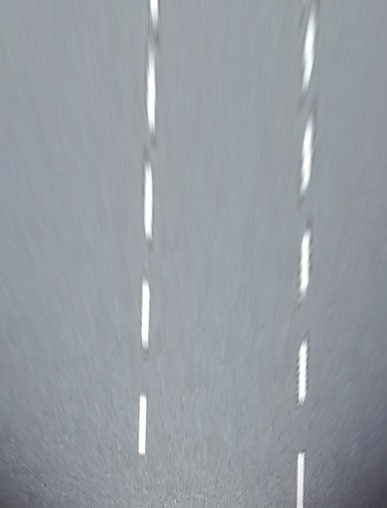
//> input picture imagem2.jpeg, 387 x 508 px, given in place of the camera
$ ./finallkaversion   (built with g++ and OpenCV 4)
//> lines starting //> are read from the running program, lines starting //| are printed output that depends on the picture; after the words box and inside, x2 and y2 are one past the last pixel; in counts of white or black regions, pixels touching at a corner belong together
// Converted C++ version of show_lka_version.py with full visual overlay
#include <opencv2/opencv.hpp>
#include <iostream>
#include <vector>
#include <cmath>
#include <chrono>
#include <thread>
#include <linux/can.h>
#include <linux/can/raw.h>
#include <net/if.h>
#include <sys/ioctl.h>
#include <sys/socket.h>
#include <unistd.h>

using namespace std;
using namespace cv;

const int IMG_W = 1280, IMG_H = 720;
const int IMG_Ws = 640, IMG_Hs = 480;
const int SCR_W = 800, SCR_H = 600;
const double YM_PER_PIX = 2.40 / 480.0;
const double XM_PER_PIX = 1.00 / 90.0;

float map_in_range(float x, float in_min, float in_max, float out_min, float out_max) {
    return (x - in_min) * (out_max - out_min) / (in_max - in_min) + out_min;
}

int calcular_angulo_do_volante(float distancia_em_metros) {
    return static_cast<int>(map_in_range(distancia_em_metros, -1, 1, 50, 0));
}

void send_can_message(int direcao) {
    struct sockaddr_can addr;
    struct ifreq ifr;
    struct can_frame frame;
    int s = socket(PF_CAN, SOCK_RAW, CAN_RAW);
    if (s < 0) return;
    strcpy(ifr.ifr_name, "can0");
    ioctl(s, SIOCGIFINDEX, &ifr);
    addr.can_family = AF_CAN;
    addr.can_ifindex = ifr.ifr_ifindex;
    bind(s, (struct sockaddr *)&addr, sizeof(addr));
    frame.can_id = 0x101;
    frame.can_dlc = 8;
    memset(frame.data, 0, 8);
    frame.data[6] = (50 - direcao) & 0xFF;
    write(s, &frame, sizeof(struct can_frame));
    close(s);
}

Mat warp(const Mat& img, Mat& M_inv) {
    Point2f src[] = {{0, IMG_Hs}, {IMG_Ws, IMG_Hs}, {100, 287}, {IMG_W - 100, 287}};
    Point2f dst[] = {{0, IMG_Hs}, {IMG_Ws, IMG_Hs}, {0, 0}, {IMG_W, 0}};
    Mat M = getPerspectiveTransform(src, dst);
    M_inv = getPerspectiveTransform(dst, src);
    Mat warped;
    warpPerspective(img, warped, M, Size(IMG_Ws, IMG_Hs));
    return warped;
}

Mat binary_thresholder(const Mat& img) {
    Mat hsv;
    cvtColor(img, hsv, COLOR_RGB2HSV);
    Mat roi = hsv(Rect(0, IMG_Hs / 2, hsv.cols, hsv.rows - IMG_Hs / 2));
    vector<Mat> hsv_channels;
    split(roi, hsv_channels);
    Mat v_channel = hsv_channels[2];
    Mat adapt_white_hsv;

    // Calcula a média de brilho para essa imagem
    Scalar MeanGray = mean(v_channel);
    MeanGray[0] = MeanGray[0] * 0.2;
    // Automatizar o tamanho dos blocos
    int v_chmin = std::min(v_channel.rows, v_channel.cols);  // Pega o menor valor das dimensões v_channel
    int bSize = std::max(3, (v_chmin / 16) | 1);         // Garante que o valor maximo de 3 é o calculo da proporção do canal
    // adaptiveThreshold(v_channel, adapt_white_hsv, 255, ADAPTIVE_THRESH_MEAN_C, THRESH_BINARY, bSize, -MeanGray[0]);

    // Ajustar pela média
    adaptiveThreshold(v_channel, adapt_white_hsv, 255, ADAPTIVE_THRESH_MEAN_C, THRESH_BINARY, 161, -MeanGray[0]);

    Mat kernel_erode = getStructuringElement(MORPH_RECT, Size(5, 5));
    erode(adapt_white_hsv, adapt_white_hsv, kernel_erode);
    medianBlur(adapt_white_hsv, adapt_white_hsv, 7);
    Mat kernel_dilate = getStructuringElement(MORPH_RECT, Size(6, 6));
    dilate(adapt_white_hsv, adapt_white_hsv, kernel_dilate);
    return adapt_white_hsv;
}

Mat resize_for_screen(const Mat& img) {
    int h = img.rows, w = img.cols;
    double scale = min(static_cast<double>(SCR_W) / w, static_cast<double>(SCR_H) / h);
    Mat resized;
    resize(img, resized, Size(int(w * scale), int(h * scale)));
    return resized;
}

Vec3d polyfit(const vector<double>& x, const vector<double>& y) {
    int N = x.size();
    double X[5] = {0};
    for (int i = 0; i < N; i++) {
        X[0] += 1;
        X[1] += x[i];
        X[2] += x[i] * x[i];
        X[3] += x[i] * x[i] * x[i];
        X[4] += x[i] * x[i] * x[i] * x[i];
    }
    double Y[3] = {0};
    for (int i = 0; i < N; i++) {
        Y[0] += y[i];
        Y[1] += x[i] * y[i];
        Y[2] += x[i] * x[i] * y[i];
    }
    Mat A = (Mat_<double>(3, 3) << X[0], X[1], X[2], X[1], X[2], X[3], X[2], X[3], X[4]);
    Mat B = (Mat_<double>(3, 1) << Y[0], Y[1], Y[2]);
    Mat coeffs;
    solve(A, B, coeffs, DECOMP_SVD);
    return Vec3d(coeffs.at<double>(2), coeffs.at<double>(1), coeffs.at<double>(0));
}

double evaluate_poly(const Vec3d& coef, double y) {
    return coef[0] * y * y + coef[1] * y + coef[2];
}

Mat draw_lane_overlay(const Mat& base_img, const Mat& binary_warped, const Vec3d& left_fit, const Vec3d& right_fit, const Mat& Minv, double vehicle_position) {
    Mat warp_zero = Mat::zeros(binary_warped.size(), CV_8UC1);
    Mat color_warp;
    cvtColor(warp_zero, color_warp, COLOR_GRAY2BGR);

    vector<Point> left_pts, right_pts;
    for (int y = 0; y < binary_warped.rows; y++) {
        int left_x = evaluate_poly(left_fit, y);
        int right_x = evaluate_poly(right_fit, y);
        left_pts.emplace_back(left_x, y);
        right_pts.emplace_back(right_x, y);
    }

    vector<Point> pts;
    pts.insert(pts.end(), left_pts.begin(), left_pts.end());
    pts.insert(pts.end(), right_pts.rbegin(), right_pts.rend());
    vector<vector<Point>> poly_pts = { pts };
    fillPoly(color_warp, poly_pts, Scalar(0, 255, 0));

    Mat newwarp;
    warpPerspective(color_warp, newwarp, Minv, base_img.size());
    Mat result;
    addWeighted(base_img, 1, newwarp, 0.3, 0, result);

    putText(result, format("Center Offset [m]: %.2f", vehicle_position), Point(40, 150), FONT_HERSHEY_COMPLEX_SMALL, 1.6, Scalar(255, 0, 0), 2);
    return result;
}

using namespace cv;
using namespace std;

void find_lane_pixels_using_histogram(const Mat& binary_warped,
                                      vector<double>& leftx, vector<double>& lefty,
                                      vector<double>& rightx, vector<double>& righty)
{
    int height = binary_warped.rows;
    int width = binary_warped.cols;

    // Sum lower half of image along columns
    Mat lower_half = binary_warped(Range(height / 2, height), Range::all());
    Mat histogram;
    reduce(lower_half, histogram, 0, REDUCE_SUM, CV_32S);  // 1D row, width elements

    int midpoint = width / 2;

    // Find base points
    Point left_max_loc, right_max_loc;
    minMaxLoc(histogram.colRange(0, midpoint), nullptr, nullptr, nullptr, &left_max_loc);
    minMaxLoc(histogram.colRange(midpoint, width), nullptr, nullptr, nullptr, &right_max_loc);
    int leftx_base = left_max_loc.x;
    int rightx_base = right_max_loc.x + midpoint;

    // Hyperparameters
    int nwindows = 7;
    int margin = 100;
    int minpix = 50;
    int window_height = (height / 2) / nwindows;

    // Find all nonzero points
    vector<Point> nonzero;
    findNonZero(binary_warped, nonzero);

    vector<int> nonzerox, nonzeroy;
    for (auto& pt : nonzero) {
        nonzerox.push_back(pt.x);
        nonzeroy.push_back(pt.y);
    }

    int leftx_current = leftx_base;
    int rightx_current = rightx_base;

    vector<int> left_lane_inds, right_lane_inds;

    for (int window = 0; window < nwindows; ++window) {
        int win_y_low = height - (window + 1) * window_height;
        int win_y_high = height - window * window_height;

        int win_xleft_low = leftx_current - margin;
        int win_xleft_high = leftx_current + margin;
        int win_xright_low = rightx_current - margin;
        int win_xright_high = rightx_current + margin;

        vector<int> good_left_inds, good_right_inds;

        for (int i = 0; i < nonzeroy.size(); ++i) {
            if (nonzeroy[i] >= win_y_low && nonzeroy[i] < win_y_high) {
                if (nonzerox[i] >= win_xleft_low && nonzerox[i] < win_xleft_high)
                    good_left_inds.push_back(i);
                if (nonzerox[i] >= win_xright_low && nonzerox[i] < win_xright_high)
                    good_right_inds.push_back(i);
            }
        }

        left_lane_inds.insert(left_lane_inds.end(), good_left_inds.begin(), good_left_inds.end());
        right_lane_inds.insert(right_lane_inds.end(), good_right_inds.begin(), good_right_inds.end());

        if (good_left_inds.size() > minpix) {
            int sum = 0;
            for (int idx : good_left_inds) sum += nonzerox[idx];
            leftx_current = sum / good_left_inds.size();
        }

        if (good_right_inds.size() > minpix) {
            int sum = 0;
            for (int idx : good_right_inds) sum += nonzerox[idx];
            rightx_current = sum / good_right_inds.size();
        }
    }

    for (int idx : left_lane_inds) {
        leftx.push_back(nonzerox[idx]);
        lefty.push_back(nonzeroy[idx]);
    }

    for (int idx : right_lane_inds) {
        rightx.push_back(nonzerox[idx]);
        righty.push_back(nonzeroy[idx]);
    }
}

int main() {
	VideoCapture cap(0);
    if (!cap.isOpened()) {
        cerr << "Camera not found" << endl;
        return -1;
    }


    Mat top_padding = Mat::zeros(IMG_Hs / 2, IMG_Ws, CV_8UC1);

    while (true) {
        auto start = chrono::high_resolution_clock::now();
        Mat full_frame;
		cap >> full_frame;
//> full_frame is the input picture: 508 rows x 387 cols, CV_8UC3; mean B, G, R 161.8, 155.5, 149.9

		if (full_frame.empty()) {
			cerr << "Empty frame!" << endl;
			return -1;
		}

		static int width = full_frame.cols;
//> width = 387
		static int height = full_frame.rows;
//> height = 508

		// Split image in half (axis=1 in Python)
		Rect left_roi(0, 0, width / 2, height);
//> left_roi = Rect(0, 0, 193, 508)
		Rect right_roi(width / 2, 0, width / 2, height);
//> right_roi = Rect(193, 0, 193, 508)

		Mat frame = full_frame(left_roi);
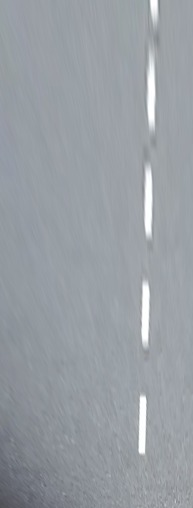
//> frame: 508 rows x 193 cols, CV_8UC3; mean B, G, R 164, 158.2, 152.5
		// Mat right_image = full_frame(right_roi); // if needed
        resize(frame, frame, Size(IMG_Ws, IMG_Hs));
//> frame: 480 rows x 640 cols, CV_8UC3
        if (frame.empty()) continue;
        Mat M_inv;
        Mat warped_frame = warp(frame, M_inv);
//> in warp, `warpPerspective(img, warped, M, Size(IMG_Ws, IMG_Hs));`:
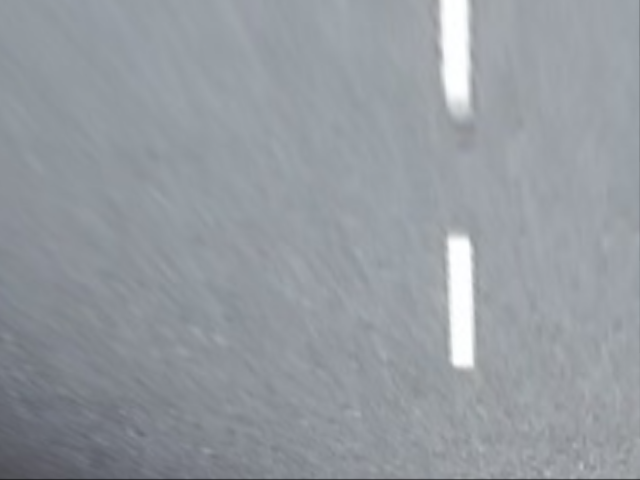
//> warped: 480 rows x 640 cols, CV_8UC3; mean B, G, R 160.6, 154.8, 149.5
//> M_inv = [[0.844, -0.208, 100], [-1.18e-17, 0.246, 287], [-4.11e-20, -0.000326, 1]]
        //imshow("Warped_frame", warped_frame);
        //waitKey(1);
        Mat img_bin = binary_thresholder(warped_frame);
//> in binary_thresholder, `cvtColor(img, hsv, COLOR_RGB2HSV);`: hsv: 480 rows x 640 cols, CV_8UC3; mean H, S, V 14.5, 18.1, 160.6
//> in binary_thresholder, `Mat roi = hsv(Rect(0, IMG_Hs / 2, hsv.cols, hsv.rows - IMG_Hs / 2));`: roi: 240 rows x 640 cols, CV_8UC3; mean H, S, V 13.7, 17.6, 155.2
//> in binary_thresholder, `split(roi, hsv_channels);`:
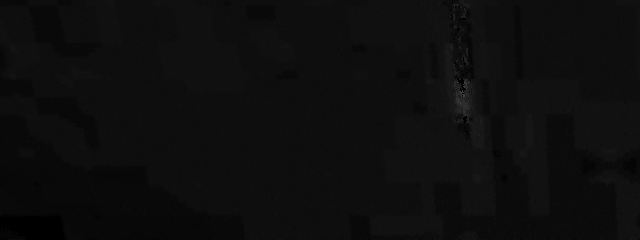
//> hsv_channels[0]: 240 rows x 640 cols, CV_8UC1; min 0, max 60, mean 13.7
//> in binary_thresholder, `split(roi, hsv_channels);`:
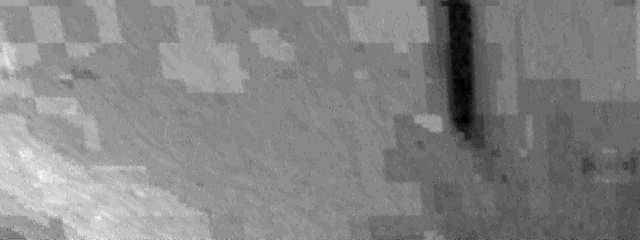
//> hsv_channels[1]: 240 rows x 640 cols, CV_8UC1; min 0, max 34, mean 17.6; drawn with min black and max white
//> in binary_thresholder, `split(roi, hsv_channels);`:
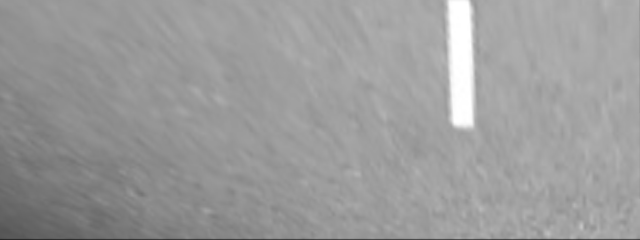
//> hsv_channels[2]: 240 rows x 640 cols, CV_8UC1; min 39, max 255, mean 155.2
//> in binary_thresholder, `Scalar MeanGray = mean(v_channel);`: MeanGray = Scalar(155.2)
//> in binary_thresholder, `MeanGray[0] = MeanGray[0] * 0.2;`: MeanGray = Scalar(31.04)
//> in binary_thresholder, `adaptiveThreshold(v_channel, adapt_white_hsv, 255, ADAPTIVE_THRESH_MEA..`:
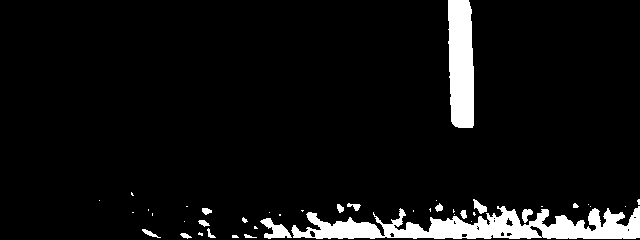
//> adapt_white_hsv: 240 rows x 640 cols, CV_8UC1; 6.7% white; 42 white regions (25 under 20 px), largest, box (x1, y1, x2, y2) and area: (291, 206, 640, 239) 6212, (448, 0, 474, 128) 2987, (260, 218, 292, 239) 326
//> in binary_thresholder, `dilate(adapt_white_hsv, adapt_white_hsv, kernel_dilate);`: adapt_white_hsv: 240 rows x 640 cols, CV_8UC1; 5.6% white; 7 white regions, largest, box (x1, y1, x2, y2) and area: (448, 0, 475, 129) 3124, (542, 208, 640, 240) 1946, (428, 212, 536, 240) 1857
        vconcat(top_padding, img_bin, img_bin);
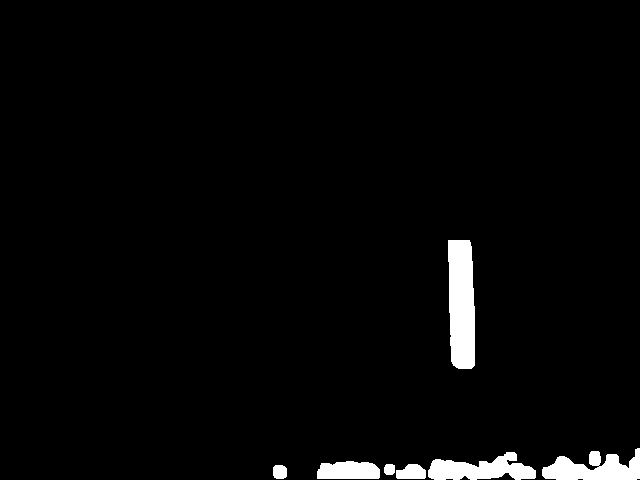
//> img_bin: 480 rows x 640 cols, CV_8UC1; 2.8% white; 7 white regions, largest, box (x1, y1, x2, y2) and area: (448, 240, 475, 369) 3124, (542, 448, 640, 480) 1946, (428, 452, 536, 480) 1857
        //imshow("Binary Image", img_bin);
        //waitKey(1);

        vector<Point> nonzero;
        findNonZero(img_bin, nonzero);
//> nonzero = 8571 Points (x, y), first 12: [448, 240], [449, 240], [450, 240], [451, 240], [452, 240], [453, 240], [454, 240], [455, 240], [456, 240], [457, 240], [458, 240], [459, 240]
        vector<double> leftx, lefty, rightx, righty;
        // [4 lines of commented-out code are left out]
		find_lane_pixels_using_histogram(img_bin, leftx, lefty, rightx, righty);
//> in find_lane_pixels_using_histogram, `reduce(lower_half, histogram, 0, REDUCE_SUM, CV_32S);`: histogram = 640 values, max 37485 at index 458, min 0 at index 0, mean 3415
//> in find_lane_pixels_using_histogram, `minMaxLoc(histogram.colRange(0, midpoint), nullptr, nullptr, nullptr, ..`: left_max_loc = Point(276, 0)
//> in find_lane_pixels_using_histogram, `minMaxLoc(histogram.colRange(midpoint, width), nullptr, nullptr, nullp..`: right_max_loc = Point(138, 0)
//> in find_lane_pixels_using_histogram, `int leftx_base = left_max_loc.x;`: leftx_base = 276
//> in find_lane_pixels_using_histogram, `int rightx_base = right_max_loc.x + midpoint;`: rightx_base = 458
//> the loop in find_lane_pixels_using_histogram, `for (auto& pt : nonzero)` made 8571 passes
//> after the loop in find_lane_pixels_using_histogram, `for (auto& pt : nonzero)`: nonzerox = 8571 values, max 639 at index 3126, min 273 at index 4804, mean 475.6; nonzeroy = 8571 values from 240 to 479
//> in find_lane_pixels_using_histogram, `int leftx_current = leftx_base;`: leftx_current = 276
//> in find_lane_pixels_using_histogram, `int rightx_current = rightx_base;`: rightx_current = 458
//> the loop in find_lane_pixels_using_histogram, `for (int window = 0; window < nwindows; ++window)` made 7 passes
//> (win_xleft_low, win_xleft_high, win_xright_low, win_xright_high, sum, leftx_current, rightx_current) on pass 1: (176, 376, 358, 558, 1332316, 336, 460)
//> (win_xleft_low, win_xleft_high, win_xright_low, win_xright_high, sum, rightx_current) on passes 4 to 7: (236, 436, 360, 560, 265599, 462), (236, 436, 362, 562, 393147, 461), (236, 436, 361, 561, 388070, 460), (236, 436, 360, 560, 373876, 459)
//> after the loop in find_lane_pixels_using_histogram, `for (int idx : left_lane_inds)`: leftx = 1127 values, max 375 at index 201, min 273 at index 269, mean 336.2; lefty = 1127 values from 461 to 478
//> after the loop in find_lane_pixels_using_histogram, `for (int idx : right_lane_inds)`: rightx = 5972 values, max 557 at index 84, min 358 at index 294, mean 461; righty = 5972 values, max 479 at index 2858, min 242 at index 5159, mean 384.6
//> lefty = 1127 values from 461 to 478

        if (leftx.size() < 3 || rightx.size() < 3) continue;

        // [13 lines of commented-out code are left out]

        Vec3d left_fit = polyfit(lefty, leftx);
//> in polyfit, `int N = x.size();`: N = 1127
//> after the loop in polyfit, `for (int i = 0; i < N; i++)`: X = [1127, 530284, 249537458, 1.17e+11, 5.53e+13]
//> after the loop in polyfit, `for (int i = 0; i < N; i++)`: Y = [378930, 178280752, 8.39e+10]
//> in polyfit, `Mat A = (Mat_<double>(3, 3) << X[0], X[1], X[2], X[1], X[2], X[3], X[2..`: A = [[1127, 530284, 249537458], [530284, 249537458, 1.17e+11], [249537458, 1.17e+11, 5.53e+13]]
//> in polyfit, `Mat B = (Mat_<double>(3, 1) << Y[0], Y[1], Y[2]);`: B = [378930, 178280752, 8.39e+10]
//> in polyfit, `solve(A, B, coeffs, DECOMP_SVD);`: coeffs = [0.00884, 2.08, -0.0029]
//> left_fit = [-0.0029, 2.08, 0.00884]
        Vec3d right_fit = polyfit(righty, rightx);
//> right_fit = [-0.000388, 0.289, 410]

        //cout << fixed << setprecision(6);
		//cout << "left_fit: A = " << left_fit[0]
		//	 << ", B = " << left_fit[1]
		//	 << ", C = " << left_fit[2] << endl;

        double y_max = IMG_Hs;
        double left_x = evaluate_poly(left_fit, y_max);
//> left_x = 329.9
        double right_x = evaluate_poly(right_fit, y_max);
//> right_x = 459.5
        double lane_mid = (left_x + right_x) / 2.0;
//> lane_mid = 394.7
        double veh_pos = ((((IMG_Ws / 2.0) - lane_mid) * XM_PER_PIX) + 0.10);
//> veh_pos = -0.73

        int steering_angle = calcular_angulo_do_volante(veh_pos);
//> steering_angle = 43
        send_can_message(steering_angle);

        auto end = chrono::high_resolution_clock::now();
        chrono::duration<double> elapsed = end - start;
        cout << "Execution time: " << elapsed.count() << " s" << endl;

        if (waitKey(1) == 'q') break;
//> the 'q' key is pressed
    }

    destroyAllWindows();
    return 0;
}

//g++ -std=c++17 -O3 -march=native -mtune=native -flto -o ExeFlka_version finallkaversion.cpp `pkg-config --cflags --libs opencv4`
